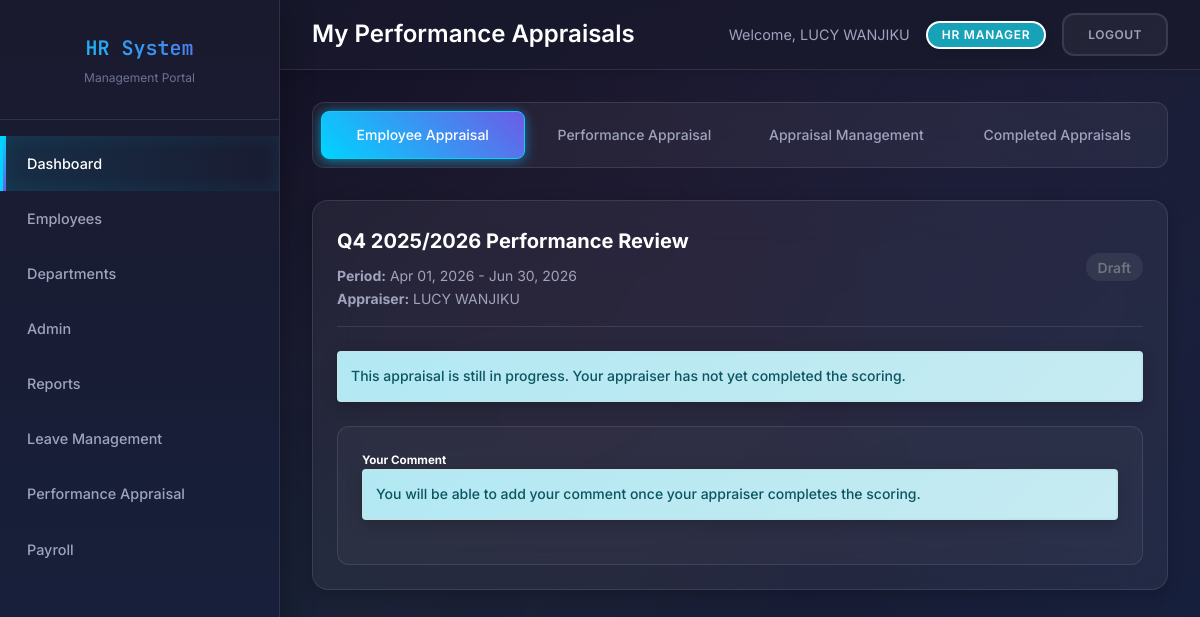
Screenshot of /employee_appraisal.php (signed in) with the database file from the repository.
### tables this page shows
CREATE TABLE `employees` (
  `id` int(11) NOT NULL,
  `employee_id` varchar(50) DEFAULT NULL,
  `first_name` varchar(100) DEFAULT NULL,
  `last_name` varchar(100) DEFAULT NULL,
  `gender` varchar(10) NOT NULL,
  `national_id` int(10) NOT NULL,
  `email` varchar(255) DEFAULT NULL,
  `designation` varchar(50) NOT NULL,
  `phone` varchar(20) DEFAULT NULL,
  `date_of_birth` date NOT NULL,
  `address` text DEFAULT NULL,
  `department_id` int(11) DEFAULT NULL,
  `section_id` int(11) DEFAULT NULL,
  `position` varchar(100) DEFAULT NULL,
  `salary` decimal(10,2) DEFAULT NULL,
  `hire_date` date DEFAULT NULL,
  `employment_type` varchar(20) NOT NULL,
  `employee_type` varchar(20) NOT NULL,
  `profile_image_url` varchar(500) DEFAULT NULL,
  `created_at` timestamp NOT NULL DEFAULT current_timestamp(),
  `updated_at` timestamp NOT NULL DEFAULT current_timestamp() ON UPDATE current_timestamp(),
  `employee_status` enum('active','inactive','resigned','fired','retired') NOT NULL DEFAULT 'active'
);

CREATE TABLE `employee_appraisals` (
  `id` int(11) NOT NULL,
  `employee_id` int(11) NOT NULL,
  `appraiser_id` int(11) NOT NULL,
  `appraisal_cycle_id` int(11) NOT NULL,
  `employee_comment` text DEFAULT NULL,
  `employee_comment_date` timestamp NULL DEFAULT NULL,
  `supervisors_comment` text NOT NULL,
  `supervisors_comment_date` datetime NOT NULL DEFAULT current_timestamp(),
  `submitted_at` timestamp NULL DEFAULT NULL,
  `status` enum('draft','awaiting_employee','submitted','completed','awaiting_submission') DEFAULT 'draft',
  `created_at` timestamp NOT NULL DEFAULT current_timestamp(),
  `updated_at` timestamp NOT NULL DEFAULT current_timestamp() ON UPDATE current_timestamp()
);

CREATE TABLE `appraisal_cycles` (
  `id` int(11) NOT NULL,
  `name` varchar(100) NOT NULL,
  `start_date` date NOT NULL,
  `end_date` date NOT NULL,
  `status` enum('active','inactive','completed') DEFAULT 'active',
  `created_at` timestamp NOT NULL DEFAULT current_timestamp(),
  `updated_at` timestamp NOT NULL DEFAULT current_timestamp() ON UPDATE current_timestamp()
);

### employee_appraisal.php (the view, shortened to what this page needs)
<?php
$user = [
    'first_name' => isset($_SESSION['user_name']) ? explode(' ', $_SESSION['user_name'])[0] : 'User',
    'last_name' => isset($_SESSION['user_name']) ? (explode(' ', $_SESSION['user_name'])[1] ?? '') : '',
    'role' => $_SESSION['user_role'] ?? 'guest',
    'id' => $_SESSION['user_id'],
    'employee_id' => $_SESSION['employee_id'] ?? null
];
function hasPermission($requiredRole) {
    $userRole = $_SESSION['user_role'] ?? 'guest';
    $roles = [
        'super_admin' => 4,
        'hr_manager' => 3,
        'dept_head' => 2,
        'section_head' => 1,
        'employee' => 0
    ];
    $userLevel = $roles[$userRole] ?? 0;
    $requiredLevel = $roles[$requiredRole] ?? 0;
    return $userLevel >= $requiredLevel;
}
$conn = getConnection();
$userEmployeeQuery = "SELECT e.* FROM employees e
                     LEFT JOIN users u ON u.employee_id = e.employee_id
                     WHERE u.id = ?";
$stmt = $conn->prepare($userEmployeeQuery);
$stmt->bind_param("i", $user['id']);
$stmt->execute();
$currentEmployee = $stmt->get_result()->fetch_assoc();
$appraisalsStmt = $conn->prepare("
    SELECT ea.*, ac.name as cycle_name, ac.start_date, ac.end_date,
           e_appraiser.first_name as appraiser_first_name, e_appraiser.last_name as appraiser_last_name
    FROM employee_appraisals ea
    JOIN appraisal_cycles ac ON ea.appraisal_cycle_id = ac.id
    JOIN employees e_appraiser ON ea.appraiser_id = e_appraiser.id
    WHERE ea.employee_id = ? AND ea.status IN ('draft', 'awaiting_employee')
    ORDER BY ac.start_date DESC, ea.created_at DESC
");
$appraisalsStmt->bind_param("i", $currentEmployee['id']);
$appraisalsStmt->execute();
$appraisals = $appraisalsStmt->get_result()->fetch_all(MYSQLI_ASSOC);
$indicatorsStmt = $conn->prepare("SELECT * FROM performance_indicators WHERE is_active = 1 ORDER BY max_score DESC, name");
$indicatorsStmt->execute();
$indicators = $indicatorsStmt->get_result()->fetch_all(MYSQLI_ASSOC);
$scores_by_appraisal = [];
?>
<!DOCTYPE html>
<html lang="en">
<head>
    <link rel="stylesheet" href="style.css">
</head>
<body>
    <div class="container">
        <div class="sidebar">
            <div class="sidebar-brand">
                <h1>HR System</h1>
                <p>Management Portal</p>
            </div>
             <nav class="nav">
                <ul>
                    <li><a href="dashboard.php" class="active">Dashboard</a></li>
                    <li><a href="employees.php">Employees</a></li>
                    <?php if (hasPermission('hr_manager')): ?>
                    <li><a href="departments.php">Departments</a></li>
                    <?php endif; ?>
                    <?php if (hasPermission('super_admin')): ?>
                   <li><a href="admin.php?tab=users">Admin</a></li>
                   <?php elseif (hasPermission('hr_manager')): ?>
                  <li><a href="admin.php?tab=financial">Admin</a></li>
                   <?php endif; ?>
                    <?php if (hasPermission('hr_manager')): ?>
                    <li><a href="reports.php">Reports</a></li>
                    <?php endif; ?>
                    <?php if (hasPermission('hr_manager')|| hasPermission('super_admin')||hasPermission('dept_head')||hasPermission('officer')): ?>
                    <li><a href="leave_management.php">Leave Management</a></li>
                    <?php endif; ?>
                    <li><a href="employee_appraisal.php">Performance Appraisal</a></li>
                    <li><a href="payroll_mnagements.php" ><i class="fas fa-money-check"></i> Payroll</a></li>
                </ul>
            </nav>
        </div>
        <div class="main-content">
            <div class="header">
                <h1>My Performance Appraisals</h1>
                <div class="user-info">
                    <span>Welcome, <?php echo htmlspecialchars($user['first_name'] . ' ' . $user['last_name']); ?></span>
                    <span class="badge badge-info"><?php echo ucwords(str_replace('_', ' ', $user['role'])); ?></span>
                    <a href="logout.php" class="btn btn-secondary btn-sm">Logout</a>
                </div>
            </div>
            <div class="content">
                 <div class="leave-tabs">
                    <a href="employee_appraisal.php" class="leave-tab active">Employee Appraisal</a>
                    <?php if(in_array($user['role'], ['hr_manager', 'super_admin', 'manager','managing_director', 'section_head', 'dept_head'])): ?>
                        <a href="performance_appraisal.php" class="leave-tab ">Performance Appraisal</a>
                    <?php endif; ?>
                    <?php if(in_array($user['role'], ['hr_manager', 'super_admin', 'manager','managing_director'])): ?>
                        <a href="appraisal_management.php" class="leave-tab">Appraisal Management</a>
                    <?php endif; ?>
                        <a href="completed_appraisals.php" class="leave-tab">Completed Appraisals</a>
                </div>
                <?php if (!empty($appraisals)): ?>
                    <?php foreach ($appraisals as $appraisal):
                        $employee_scores = $scores_by_appraisal[$appraisal['id']] ?? [];
                        $has_scores = !empty($employee_scores);
                        $status_display = ucwords(str_replace('_', ' ', $appraisal['status']));
                        $status_class = 'status-' . $appraisal['status'];
                    ?>
                        <div class="appraisal-card">
                            <div class="appraisal-header">
                                <div class="cycle-info">
                                    <h4><?php echo htmlspecialchars($appraisal['cycle_name']); ?></h4>
                                    <div class="cycle-details">
                                        <strong>Period:</strong> <?php echo date('M d, Y', strtotime($appraisal['start_date'])); ?> - <?php echo date('M d, Y', strtotime($appraisal['end_date'])); ?><br>
                                        <strong>Appraiser:</strong> <?php echo htmlspecialchars($appraisal['appraiser_first_name'] . ' ' . $appraisal['appraiser_last_name']); ?>
                                    </div>
                                </div>
                                <div class="appraisal-status">
                                    <span class="status-badge <?php echo $status_class; ?>"><?php echo $status_display; ?></span>
                                </div>
                            </div>
                            <?php if ($has_scores): ?>
                                <div class="total-score">
                                    <h5>Overall Score</h5>
                                    <div class="score"><?php echo number_format($weighted_average, 1); ?>%</div>
                                </div>
                                <table class="indicators-table">
                                    <thead>
                                        <tr>
                                            <th>Performance Indicator</th>
                                            <th>Score</th>
                                            <th>Appraiser Comment</th>
                                        </tr>
                                    </thead>
                                    <tbody>
                                        <?php
                                        foreach ($indicators as $indicator):
                                            $score_data = $employee_scores[$indicator['id']] ?? null;
                                            if (!$score_data) {
                                                continue;
                                            }
                                            $row_class = $score_data['score'] == 0 ? 'zero-score' : '';
                                        ?>
                                            <tr class="<?php echo $row_class; ?>">
                                                <td>
                                                    <strong><?php echo htmlspecialchars($indicator['name']); ?></strong>
                                                    <?php if ($indicator['description']): ?>
                                                        <br><small class="text-muted"><?php echo htmlspecialchars($indicator['description']); ?></small>
                                                    <?php endif; ?>
                                                </td>
                                                <td>
                                                    <span class="score-display"><?php echo htmlspecialchars($score_data['score']); ?>/<?php echo $indicator['max_score']; ?></span>
                                                </td>
                                                <td>
                                                    <?php if ($score_data['appraiser_comment']): ?>
                                                        <?php echo nl2br(htmlspecialchars($score_data['appraiser_comment'])); ?>
                                                    <?php else: ?>
                                                        <span class="text-muted">No comment</span>
                                                    <?php endif; ?>
                                                </td>
                                            </tr>
                                        <?php endforeach; ?>
                                    </tbody>
                                </table>
                            <?php else: ?>
                                <div class="alert alert-info">
                                    This appraisal is still in progress. Your appraiser has not yet completed the scoring.
                                </div>
                            <?php endif; ?>
                            <div class="comment-section">
                                <h5>Your Comment</h5>
                                <?php if ($appraisal['employee_comment']): ?>
                                    <div class="readonly-comment">
                                        <?php echo nl2br(htmlspecialchars($appraisal['employee_comment'])); ?>
                                    </div>
                                    <small class="text-muted">
                                        Added on <?php echo date('M d, Y H:i', strtotime($appraisal['employee_comment_date'])); ?>
                                    </small>
                                <?php else: ?>
                                    <div class="alert alert-info">
                                        You will be able to add your comment once your appraiser completes the scoring.
                                    </div>
                                <?php endif; ?>
                            </div>
                        </div>
                    <?php endforeach; ?>
                <?php endif; ?>
            </div>
        </div>
    </div>
</body>
</html>

### employee_appraisal.php (style rules this page uses)
.appraisal-card { background: var(--bg-glass); backdrop-filter: blur(20px); border: 1px solid var(--border-color); border-radius: 16px; padding: 1.5rem; margin-bottom: 2rem; box-shadow: var(--shadow-md); }
.appraisal-header { display: flex; justify-content: space-between; align-items: center; margin-bottom: 1.5rem; padding-bottom: 1rem; border-bottom: 1px solid var(--border-color); }
.cycle-info h4 { color: var(--text-primary); margin-bottom: 0.5rem; font-size: 1.25rem; }
.cycle-details { color: var(--text-secondary); font-size: 0.875rem; }
.appraisal-status { text-align: right; }
.comment-section { background: rgba(255, 255, 255, 0.03); padding: 1.5rem; border-radius: 12px; border: 1px solid var(--border-color); margin-top: 1.5rem; }
.status-badge { padding: 0.35rem 0.75rem; border-radius: 20px; font-size: 0.875rem; font-weight: 600; }
.status-draft { background-color: rgba(108, 117, 125, 0.2); color: #6c757d; }

### rows the page displays
employees: first_name+last_name "LUCY WANJIKU", employee_type "HR MANAGER"
employee_appraisals: appraisal_cycle.name "Q4 2025/2026 Performance Review", appraisal_cycle.start_date "Apr 01, 2026", appraisal_cycle.end_date "Jun 30, 2026", employee.last_name "LUCY WANJIKU", status "Draft", shows "You will be able to add your comment once your appraiser completes the scoring."
